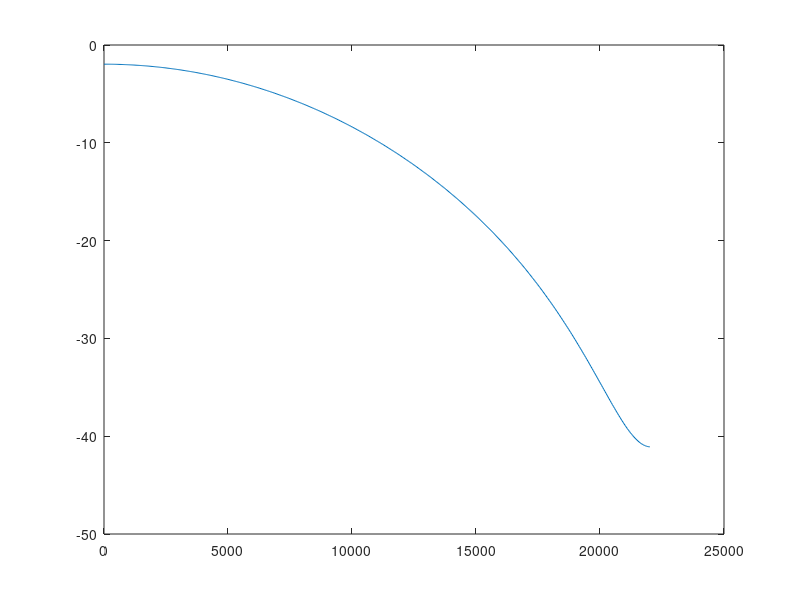
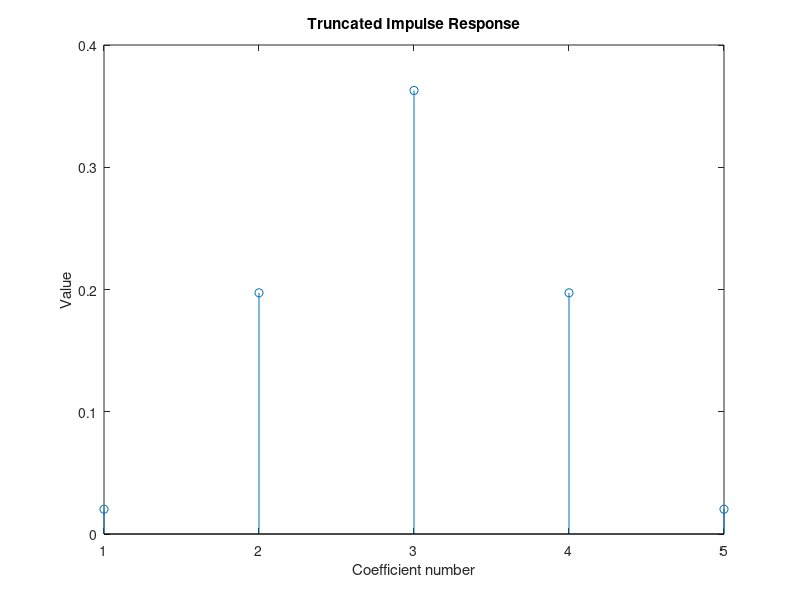
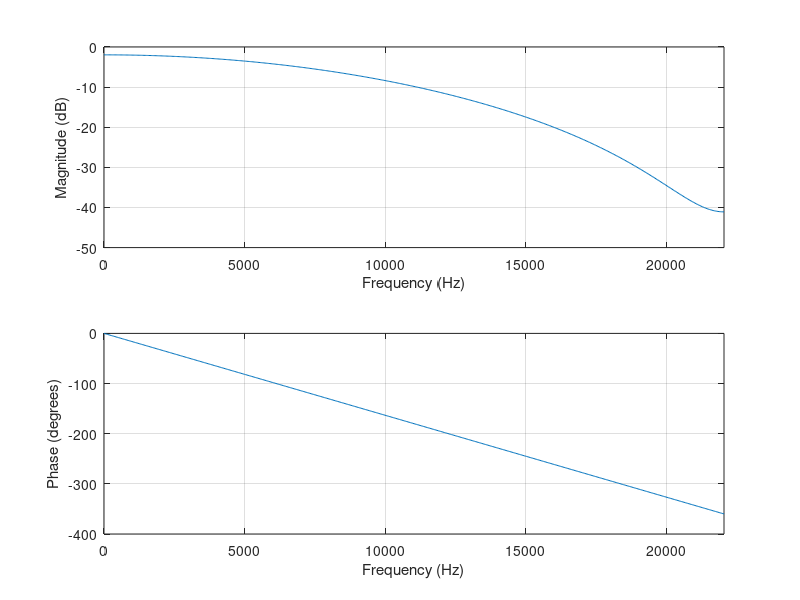

The MATLAB source for these figures, in order:
close all; 
clear;
fc = 8000/44100; % cut-off frequency 
N = 5;
% number of taps
n = -((N-1)/2):((N-1)/2); 
n = n+(n==0)*eps; % avoiding division by zero
[h] = sin(n*2*pi*fc)./(n*pi); % generate sequence of ideal coefficients 
[w] = 0.54 + 0.46*cos(2*pi*n/N); % generate window function 
d = h.*w;
% window the ideal coefficients
[g,f] = freqz(d,1,512,44100); % transform into frequency domain for plotting
figure(1) 
plot(f,20*log10(abs(g))); % plot transfer function axis([0  2*10^4 -70 10]);
figure(2); 
stem(d);
% plot coefficient values
xlabel('Coefficient number'); 
ylabel ('Value'); 
title('Truncated Impulse Response');
figure(3); 
freqz(d,1,512,44100); % use freqz to plot magnitude and phase response axis([0  2*10^4 -70 10]);
